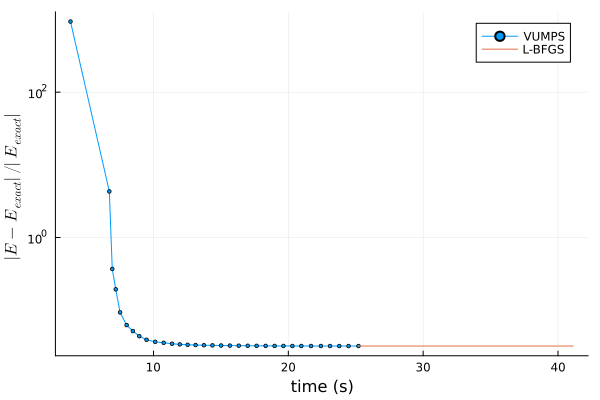

Write the Julia code that produced this figure.
#Convergence of VUMPS followed by L-BFGS, versus wall time, using the timed solvers.
#Run from the package root with `julia --project=examples examples/timing_histories.jl`.

using wMPS, MPSKit, TensorKit, OptimKit
using Plots, LaTeXStrings

#parameters
μ = 1.0
c = 8.0
r = 2
dmax = 2 #maximum number of bosons per site
D = 12 #MPS bond dimension

exact = -0.230661378983648 #exact energy density of the Lieb-Liniger model at μ = 1, c = 8
relerr(E) = abs((E - exact) / exact)

H = LL_D6_minimal(; μ, c, r, cutoff=dmax)
ψ0 = InfiniteMPS(ℂ^(dmax + 1), ℂ^D)

#each history is an array with columns (wall time in s, energy density, error), with the energies
#of the minimal MPO used for the optimization
ψ, _, _, hist_vumps = find_groundstate_t(ψ0, H, VUMPS(; tol=1e-3, verbosity=1))
alg = GradientGrassmann(; method=OptimKit.LBFGS(100; gradtol=1e-5, maxiter=500, verbosity=1))
ψ, _, hist_lbfgs = find_groundstate_t(ψ, H, alg)

#one history for the whole run: the L-BFGS times are shifted to start where VUMPS ended, and the
#first L-BFGS row (the state VUMPS returned) is dropped since it is already in hist_vumps
hist = add_histories(hist_vumps, hist_lbfgs)
nv = size(hist_vumps, 1)

plot(hist[1:nv, 1], relerr.(hist[1:nv, 2]), label="VUMPS", yscale=:log10, marker=:circle, markersize=2)
plot!(hist[nv:end, 1], relerr.(hist[nv:end, 2]), label="L-BFGS")
xlabel!("time (s)")
ylabel!(L"|E - E_{exact}| / |E_{exact}|")
savefig(joinpath(@__DIR__, "timing_histories.png"))

#the final energy is evaluated with the exact MPO, LL_D6
E = real(expectation_value(ψ, LL_D6(; μ, c, r, cutoff=dmax)))
println("final relative error: $(relerr(E)), total time $(hist[end, 1]) s")
